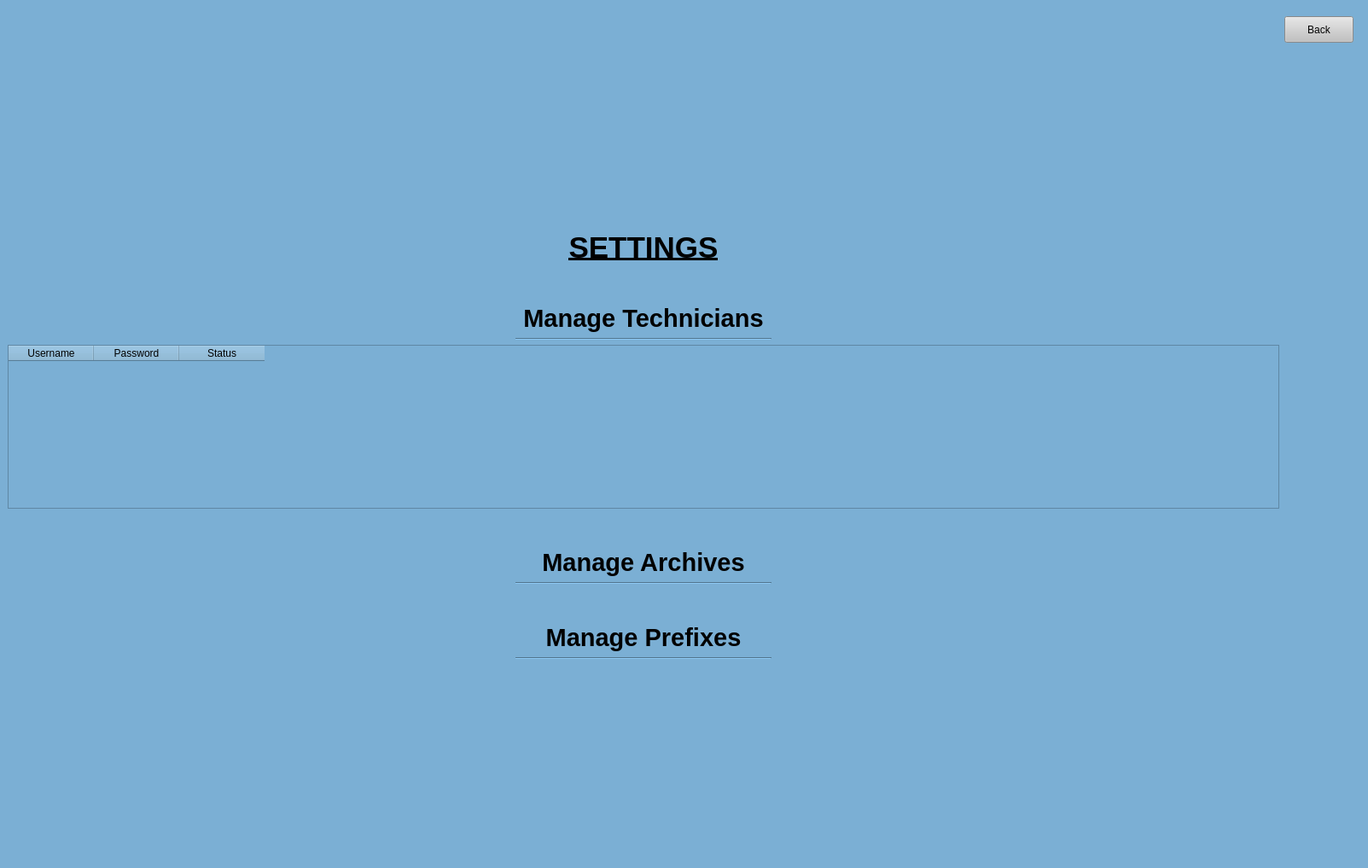
<?xml version="1.0" encoding="UTF-8"?>
<ui version="4.0">
 <class>MainWindow</class>
 <widget class="QMainWindow" name="MainWindow">
  <property name="enabled">
   <bool>true</bool>
  </property>
  <property name="geometry">
   <rect>
    <x>0</x>
    <y>0</y>
    <width>1603</width>
    <height>1017</height>
   </rect>
  </property>
  <property name="windowTitle">
   <string>Login</string>
  </property>
  <property name="styleSheet">
   <string notr="true">background-color: rgb(123, 175, 212);</string>
  </property>
  <property name="toolButtonStyle">
   <enum>Qt::ToolButtonIconOnly</enum>
  </property>
  <widget class="QWidget" name="centralwidget">
   <layout class="QGridLayout" name="gridLayout">
    <item row="4" column="0">
     <spacer name="verticalSpacer_2">
      <property name="orientation">
       <enum>Qt::Vertical</enum>
      </property>
      <property name="sizeHint" stdset="0">
       <size>
        <width>20</width>
        <height>40</height>
       </size>
      </property>
     </spacer>
    </item>
    <item row="3" column="0">
     <layout class="QVBoxLayout" name="verticalLayout">
      <property name="leftMargin">
       <number>0</number>
      </property>
      <property name="topMargin">
       <number>50</number>
      </property>
      <property name="rightMargin">
       <number>0</number>
      </property>
      <property name="bottomMargin">
       <number>50</number>
      </property>
      <item>
       <widget class="QLabel" name="label">
        <property name="text">
         <string>&lt;html&gt;&lt;head/&gt;&lt;body&gt;&lt;p align=&quot;center&quot;&gt;&lt;span style=&quot; font-size:26pt; font-weight:600; text-decoration: underline;&quot;&gt;SETTINGS&lt;/span&gt;&lt;/p&gt;&lt;/body&gt;&lt;/html&gt;</string>
        </property>
       </widget>
      </item>
      <item>
       <spacer name="verticalSpacer_4">
        <property name="orientation">
         <enum>Qt::Vertical</enum>
        </property>
        <property name="sizeType">
         <enum>QSizePolicy::Minimum</enum>
        </property>
        <property name="sizeHint" stdset="0">
         <size>
          <width>20</width>
          <height>40</height>
         </size>
        </property>
       </spacer>
      </item>
      <item>
       <widget class="QLabel" name="label_2">
        <property name="text">
         <string>&lt;html&gt;&lt;head/&gt;&lt;body&gt;&lt;p align=&quot;center&quot;&gt;&lt;span style=&quot; font-size:22pt; font-weight:600;&quot;&gt;Manage Technicians&lt;/span&gt;&lt;/p&gt;&lt;/body&gt;&lt;/html&gt;</string>
        </property>
       </widget>
      </item>
      <item alignment="Qt::AlignHCenter">
       <widget class="Line" name="line">
        <property name="sizePolicy">
         <sizepolicy hsizetype="Fixed" vsizetype="Fixed">
          <horstretch>0</horstretch>
          <verstretch>0</verstretch>
         </sizepolicy>
        </property>
        <property name="minimumSize">
         <size>
          <width>300</width>
          <height>2</height>
         </size>
        </property>
        <property name="maximumSize">
         <size>
          <width>300</width>
          <height>2</height>
         </size>
        </property>
        <property name="orientation">
         <enum>Qt::Horizontal</enum>
        </property>
       </widget>
      </item>
      <item>
       <widget class="QTableWidget" name="tableWidget">
        <property name="alternatingRowColors">
         <bool>false</bool>
        </property>
        <property name="cornerButtonEnabled">
         <bool>true</bool>
        </property>
        <column>
         <property name="text">
          <string>Username</string>
         </property>
        </column>
        <column>
         <property name="text">
          <string>Password</string>
         </property>
        </column>
        <column>
         <property name="text">
          <string>Status</string>
         </property>
        </column>
       </widget>
      </item>
      <item>
       <spacer name="verticalSpacer_5">
        <property name="orientation">
         <enum>Qt::Vertical</enum>
        </property>
        <property name="sizeType">
         <enum>QSizePolicy::Minimum</enum>
        </property>
        <property name="sizeHint" stdset="0">
         <size>
          <width>20</width>
          <height>40</height>
         </size>
        </property>
       </spacer>
      </item>
      <item>
       <widget class="QLabel" name="label_3">
        <property name="text">
         <string>&lt;html&gt;&lt;head/&gt;&lt;body&gt;&lt;p align=&quot;center&quot;&gt;&lt;span style=&quot; font-size:22pt; font-weight:600;&quot;&gt;Manage Archives&lt;/span&gt;&lt;/p&gt;&lt;/body&gt;&lt;/html&gt;</string>
        </property>
       </widget>
      </item>
      <item alignment="Qt::AlignHCenter">
       <widget class="Line" name="line_2">
        <property name="sizePolicy">
         <sizepolicy hsizetype="Fixed" vsizetype="Fixed">
          <horstretch>0</horstretch>
          <verstretch>0</verstretch>
         </sizepolicy>
        </property>
        <property name="minimumSize">
         <size>
          <width>300</width>
          <height>2</height>
         </size>
        </property>
        <property name="maximumSize">
         <size>
          <width>300</width>
          <height>2</height>
         </size>
        </property>
        <property name="orientation">
         <enum>Qt::Horizontal</enum>
        </property>
       </widget>
      </item>
      <item>
       <spacer name="verticalSpacer_6">
        <property name="orientation">
         <enum>Qt::Vertical</enum>
        </property>
        <property name="sizeType">
         <enum>QSizePolicy::Minimum</enum>
        </property>
        <property name="sizeHint" stdset="0">
         <size>
          <width>20</width>
          <height>40</height>
         </size>
        </property>
       </spacer>
      </item>
      <item>
       <widget class="QLabel" name="label_4">
        <property name="text">
         <string>&lt;html&gt;&lt;head/&gt;&lt;body&gt;&lt;p align=&quot;center&quot;&gt;&lt;span style=&quot; font-size:22pt; font-weight:600;&quot;&gt;Manage Prefixes&lt;/span&gt;&lt;/p&gt;&lt;/body&gt;&lt;/html&gt;</string>
        </property>
       </widget>
      </item>
      <item alignment="Qt::AlignHCenter">
       <widget class="Line" name="line_3">
        <property name="sizePolicy">
         <sizepolicy hsizetype="Fixed" vsizetype="Fixed">
          <horstretch>0</horstretch>
          <verstretch>0</verstretch>
         </sizepolicy>
        </property>
        <property name="minimumSize">
         <size>
          <width>300</width>
          <height>2</height>
         </size>
        </property>
        <property name="maximumSize">
         <size>
          <width>300</width>
          <height>2</height>
         </size>
        </property>
        <property name="orientation">
         <enum>Qt::Horizontal</enum>
        </property>
       </widget>
      </item>
     </layout>
    </item>
    <item row="1" column="2">
     <spacer name="horizontalSpacer_2">
      <property name="orientation">
       <enum>Qt::Horizontal</enum>
      </property>
      <property name="sizeType">
       <enum>QSizePolicy::Minimum</enum>
      </property>
      <property name="sizeHint" stdset="0">
       <size>
        <width>8</width>
        <height>5</height>
       </size>
      </property>
     </spacer>
    </item>
    <item row="1" column="0">
     <spacer name="horizontalSpacer">
      <property name="orientation">
       <enum>Qt::Horizontal</enum>
      </property>
      <property name="sizeHint" stdset="0">
       <size>
        <width>40</width>
        <height>20</height>
       </size>
      </property>
     </spacer>
    </item>
    <item row="1" column="1">
     <widget class="QPushButton" name="back">
      <property name="minimumSize">
       <size>
        <width>81</width>
        <height>31</height>
       </size>
      </property>
      <property name="maximumSize">
       <size>
        <width>81</width>
        <height>31</height>
       </size>
      </property>
      <property name="cursor">
       <cursorShape>PointingHandCursor</cursorShape>
      </property>
      <property name="styleSheet">
       <string notr="true">QPushButton:hover {

background-color: rgb(210, 210, 210);

}

QPushButton {

background-color: rgb(193, 193, 193);

}</string>
      </property>
      <property name="text">
       <string>Back</string>
      </property>
     </widget>
    </item>
    <item row="2" column="0">
     <spacer name="verticalSpacer">
      <property name="orientation">
       <enum>Qt::Vertical</enum>
      </property>
      <property name="sizeHint" stdset="0">
       <size>
        <width>20</width>
        <height>40</height>
       </size>
      </property>
     </spacer>
    </item>
    <item row="0" column="1">
     <spacer name="verticalSpacer_3">
      <property name="orientation">
       <enum>Qt::Vertical</enum>
      </property>
      <property name="sizeType">
       <enum>QSizePolicy::Minimum</enum>
      </property>
      <property name="sizeHint" stdset="0">
       <size>
        <width>5</width>
        <height>10</height>
       </size>
      </property>
     </spacer>
    </item>
   </layout>
  </widget>
  <widget class="QMenuBar" name="menubar">
   <property name="geometry">
    <rect>
     <x>0</x>
     <y>0</y>
     <width>1603</width>
     <height>21</height>
    </rect>
   </property>
  </widget>
  <widget class="QStatusBar" name="statusbar"/>
 </widget>
 <resources/>
 <connections/>
</ui>
